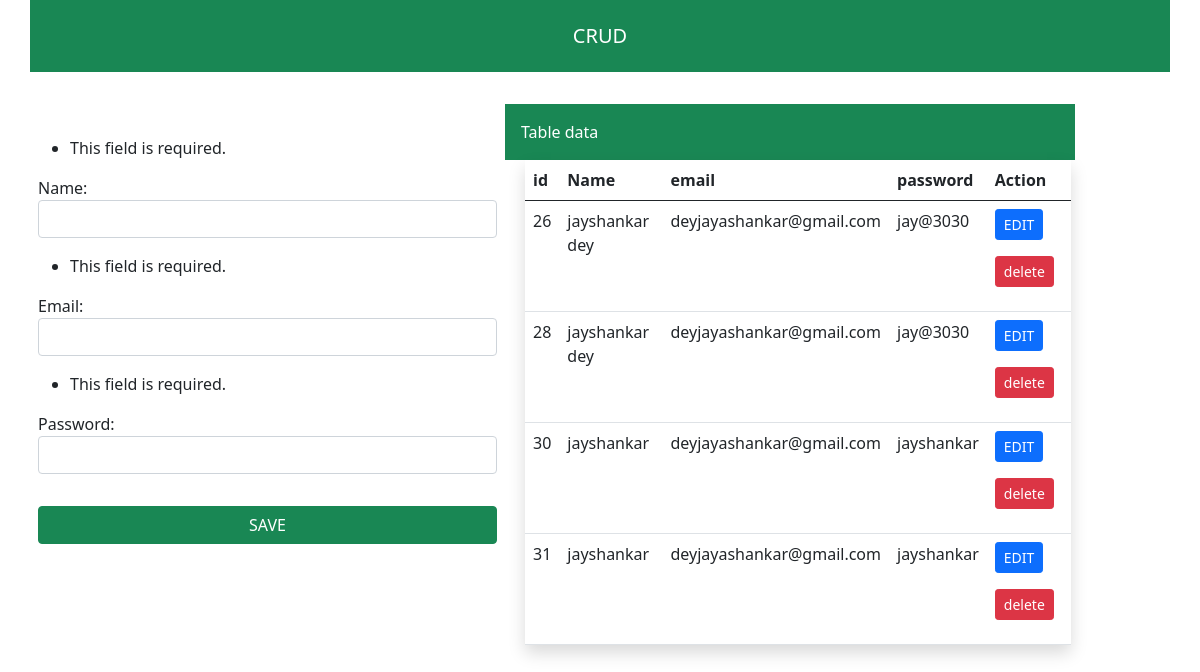
/home/, run on the app's committed database.
### crud/models.py (models this page shows)
class user(models.Model):
    name = models.CharField(max_length=50)
    email = models.EmailField(max_length=50)
    password = models.CharField(max_length=50)

### crud/views.py (the view)
# urls.py: path('home/', views.home),
def home(request):
    if request.method == 'POST':
        fm = Register(request.POST)
        if fm.is_valid():
            fm.save()
            fm = Register()
    else:
        fm = Register(request.POST)
    users = user.objects.all()
    return render(request,'home.html',{'form':fm,'user':users})

### crud/forms.py
class Register(forms.ModelForm):
 class Meta:
    model = user
    fields = ['name','email','password']
    widgets = {
      'name': forms.TextInput(attrs={'class':'form-control'}),
      'email': forms.EmailInput(attrs={'class':'form-control'}),
      'password': forms.PasswordInput(attrs={'class':'form-control'})
    }

### crud/templates/home.html (shortened to what this page needs)
<!doctype html>
{% load static %}
<html lang="en">
  <head>
    <link href="https://cdn.jsdelivr.net/npm/bootstrap@5.0.2/dist/css/bootstrap.min.css" rel="stylesheet">
  </head>
  <body>
    <div class="container bg-success text-white h5 py-4 text-center">CRUD</div>
    <div class="container  ">
        <div class="row  py-md-4">
            <div class="col-md-5   p-2 my-md-4">
                <form method="POST" >
                    {{form.as_p}}
                    <button type="submit" class="btn btn-success w-100 my-3">SAVE</button>
                </form>
            </div>
            <div class="col-6 ">
                <div class="row bg-success text-white p-3 ">Table data</div>
                <table class="table mx-2 shadow ">
                    <thead>
                        <tr>
                            <th>id</th>
                            <th>Name</th>
                            <th>email</th>
                            <th>password</th>
                            <th>Action</th>
                        </tr>
                    </thead>
                    <tbody>
                        {% for x in user%}
                        <tr>
                            <td>{{x.id}}</td>
                            <td>{{x.name}}</td>
                            <td>{{x.email}}</td>
                            <td>{{x.password}}</td>
                            <td>
                                <a href="{% url 'updet' x.id%}" class="btn btn-primary btn-sm">EDIT</a>
                            <form action="{% url 'deletedata' x.id %}" method="post" class="d-inline">
                            <button type="submit" class="btn btn-danger btn-sm my-3">delete</button>
                            </form>
                            </td>
                        </tr>
                         {% endfor %}
                    </tbody>
                </table>
            </div>
        </div>
    </div>
  </body>
</html>

### data on the page
user: id "26", name "jayshankar dey", email "deyjayashankar@gmail.com", password "jay@3030"
user: id "28", name "jayshankar dey", email "deyjayashankar@gmail.com", password "jay@3030"
user: id "30", name "jayshankar", email "deyjayashankar@gmail.com", password "jayshankar"
user: id "31", name "jayshankar", email "deyjayashankar@gmail.com", password "jayshankar"
